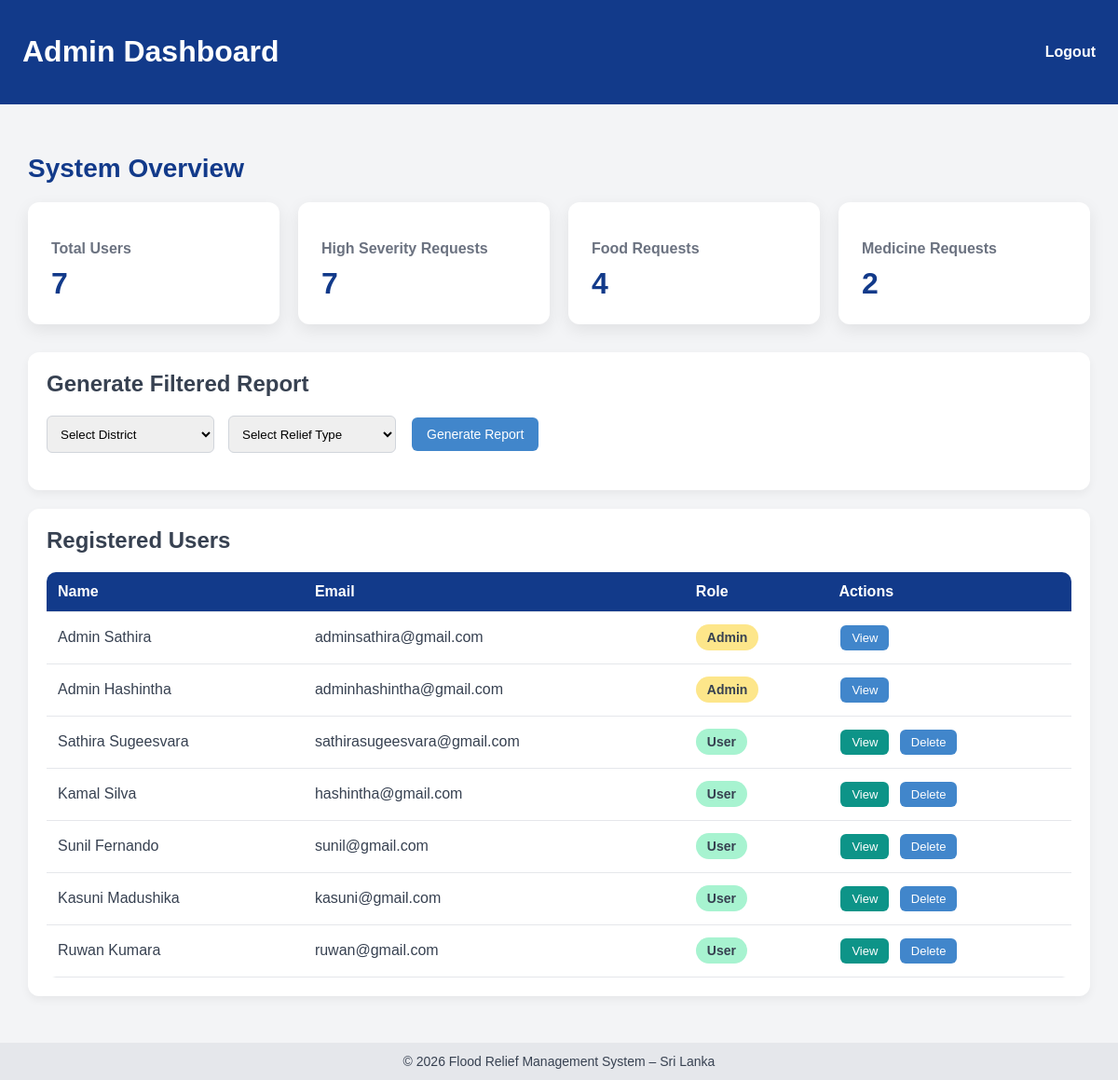
/frontend/admin.php (signed in), run on the app's committed database.
### tables this page shows
CREATE TABLE `users` (
  `id` int(11) NOT NULL,
  `full_name` varchar(100) NOT NULL,
  `email` varchar(100) NOT NULL,
  `password` varchar(255) NOT NULL,
  `role` enum('admin','user') NOT NULL DEFAULT 'user',
  `created_at` timestamp NOT NULL DEFAULT current_timestamp()
);

### backend/admin_dashboard.php (called while the page is built, shortened)
<?php
include("db.php");
$total_users = mysqli_fetch_assoc(
    mysqli_query($conn,"SELECT COUNT(*) AS t FROM users")
)['t'];
$high_severity = mysqli_fetch_assoc(
    mysqli_query($conn,"SELECT COUNT(*) AS t FROM requests WHERE severity='High'")
)['t'];
$food_requests = mysqli_fetch_assoc(
    mysqli_query($conn,"SELECT COUNT(*) AS t FROM requests WHERE relief_type='Food'")
)['t'];
$medicine_requests = mysqli_fetch_assoc(
    mysqli_query($conn,"SELECT COUNT(*) AS t FROM requests WHERE relief_type='Medicine'")
)['t'];
$users = mysqli_query($conn,"SELECT * FROM users ORDER BY created_at DESC");
?>

### frontend/admin.php (the view, shortened to what this page needs)
<?php
  include("../backend/admin_dashboard.php");
?>
<!DOCTYPE html>
<html lang="en">
<head>
  <link rel="stylesheet" href="css/styles.css">
  <link rel="stylesheet" href="css/admin.css">
</head>
<body>
<header>
  <h1>Admin Dashboard</h1>
  <nav>
    <a href="../backend/logout.php">Logout</a>
  </nav>
</header>
<div class="admin-container">
  <h2 class="admin-title">System Overview</h2>
  <div class="overview-grid">
    <div class="overview-card">
      <h3>Total Users</h3>
      <div class="overview-number"><?php echo $total_users; ?></div>
    </div>
    <div class="overview-card">
      <h3>High Severity Requests</h3>
      <div class="overview-number"><?php echo $high_severity; ?></div>
    </div>
    <div class="overview-card">
      <h3>Food Requests</h3>
      <div class="overview-number"><?php echo $food_requests; ?></div>
    </div>
    <div class="overview-card">
      <h3>Medicine Requests</h3>
      <div class="overview-number"><?php echo $medicine_requests; ?></div>
    </div>
  </div>
  <div class="card">
    <h2>Generate Filtered Report</h2>
    <div class="filter-section">
      <select id="area">
        <option value="">Select District</option>
      </select>
      <select id="type">
        <option value="">Select Relief Type</option>
      </select>
      <button class="btnrepo" onclick="generateReport()">Generate Report</button>
    </div>
  </div>
  <div class="card">
    <h2>Registered Users</h2>
    <table class="admin-table">
      <thead>
        <tr>
          <th>Name</th>
          <th>Email</th>
          <th>Role</th>
          <th>Actions</th>
        </tr>
      </thead>
      <tbody>
      <?php while($u = mysqli_fetch_assoc($users)) { ?>
        <tr>
          <td><?php echo $u['full_name']; ?></td>
          <td><?php echo $u['email']; ?></td>
          <td>
            <span class="status <?php echo $u['role']=='admin'?'medium':'low'; ?>">
              <?php echo ucfirst($u['role']); ?>
            </span>
          </td>
          <td>
            <button class="action-btn view-btn"
              onclick="window.location.href='user_details.php?id=<?php echo $u['id']; ?>'">
              View
            </button>
            <?php if($u['role'] != 'admin') { ?>
              <button class="action-btn delete-btn"
                onclick="if(confirm('Delete this user?')) window.location.href='../backend/delete_user.php?id=<?php echo $u['id']; ?>'">
                Delete
              </button>
            <?php } else { ?>
            <?php } ?>
          </td>
        </tr>
      <?php } ?>
      </tbody>
    </table>
  </div>
</div>
<footer>
  © 2026 Flood Relief Management System – Sri Lanka
</footer>
</body>
</html>

### frontend/css/styles.css (style rules this page uses)
:root { --primary-blue: #123A8A; --primary-teal: #0D9488; --danger-red: #DC2626; --warning-orange: #F59E0B; --success-green: #16A34A; --bg-light: #F3F4F6; --text-dark: #374151; --white: #FFFFFF; }
* { box-sizing: border-box; font-family: Arial, sans-serif; }
body { margin: 0; background: var(--bg-light); color: var(--text-dark); }
header { background: var(--primary-blue); color: white; padding: 16px 24px; display: flex; justify-content: space-between; align-items: center; }
nav a { color: white; margin-left: 16px; text-decoration: none; font-weight: bold; }
.card { background: var(--white); border-radius: 12px; padding: 20px; margin-bottom: 20px; box-shadow: 0 4px 10px rgba(0,0,0,0.05); }
.card h2 { margin-top: 0; }
.btnrepo { padding: 10px 16px; border-radius: 6px; border: none; cursor: pointer; background-color: #2563EB; color: white; font-size: 14px; }
.status { padding: 6px 12px; border-radius: 20px; font-size: 14px; font-weight: bold; display: inline-block; }
.low { background: #A7F3D0; }
.medium { background: #FDE68A; }
table { width: 100%; border-collapse: collapse; margin-top: 12px; }
th, td { padding: 12px; text-align: left; border-bottom: 1px solid #E5E7EB; }
th { background: #E5E7EB; }
footer { text-align: center; padding: 12px; background: #E5E7EB; font-size: 14px; }
button { padding: 5px 10px; margin: 2px; border: none; border-radius: 4px; cursor: pointer; }
button:first-child { background-color: #0D9488; color: white; }
button:last-child { background-color: #4186cb; color: white; }

### frontend/css/admin.css (style rules this page uses)
.admin-container { padding: 30px; }
.admin-title { font-size: 28px; font-weight: bold; margin-bottom: 20px; color: var(--primary-blue); }
.overview-grid { display: grid; grid-template-columns: repeat(auto-fit, minmax(220px, 1fr)); gap: 20px; margin-bottom: 30px; }
.overview-card { background: white; padding: 25px; border-radius: 12px; box-shadow: 0 6px 18px rgba(0,0,0,0.08); transition: 0.3s; }
.overview-card h3 { margin-bottom: 10px; font-size: 16px; color: #6B7280; }
.overview-number { font-size: 32px; font-weight: bold; color: var(--primary-blue); }
.filter-section { display: flex; gap: 15px; flex-wrap: wrap; margin-bottom: 20px; }
.filter-section select { padding: 10px; border-radius: 6px; border: 1px solid #D1D5DB; min-width: 180px; }
.admin-table { margin-top: 15px; border-radius: 10px; overflow: hidden; }
.admin-table th { background: var(--primary-blue); color: white; }
.action-btn { padding: 6px 12px; border-radius: 6px; border: none; cursor: pointer; font-size: 13px; margin-right: 5px; transition: 0.3s; }
.view-btn { background-color: var(--primary-teal); color: white; }
.delete-btn { background-color: var(--danger-red); color: white; }

### data on the page
users: full_name "Admin Sathira", email "adminsathira@gmail.com", role "Admin"
users: full_name "Admin Hashintha", email "adminhashintha@gmail.com", role "Admin"
users: full_name "Sathira Sugeesvara", email "sathirasugeesvara@gmail.com", role "User"
users: full_name "Kamal Silva", email "hashintha@gmail.com", role "User"
users: full_name "Sunil Fernando", email "sunil@gmail.com", role "User"
users: full_name "Kasuni Madushika", email "kasuni@gmail.com", role "User"
users: full_name "Ruwan Kumara", email "ruwan@gmail.com", role "User"

### other printed values
$total_users "7"
$high_severity "7"
$food_requests "4"
$medicine_requests "2"
